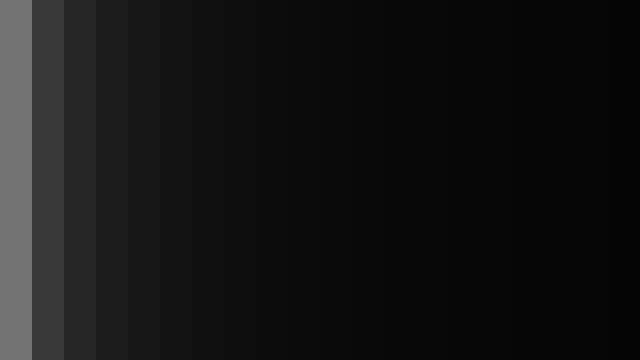
Frame 1 (no input)
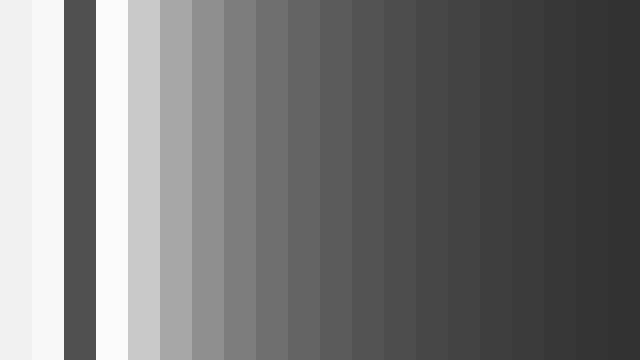
Frame 60 (the mouse pressed at the canvas centre just before this capture)
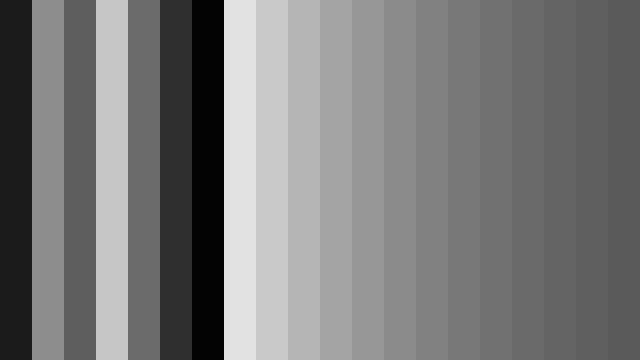
Frame 120 (the mouse held since frame 60 and released just before this capture)

The Processing sketch that drew these frames (run headless with seeded random() and noise(); from frame 60 on, the mouse is pressed at the canvas centre):

// Processing sketch: processing
// ── processing.pde
float scale;

void setup(){
  size(640,360);
  noStroke();
  scale=width/20;
}

void draw(){
  for(int i=0;i<scale;i++){
    colorMode(RGB,(i+1)*scale*10);
    fill(millis()%((i+1)*scale*10));
    rect(i*scale,0,scale,height);
  }
}
